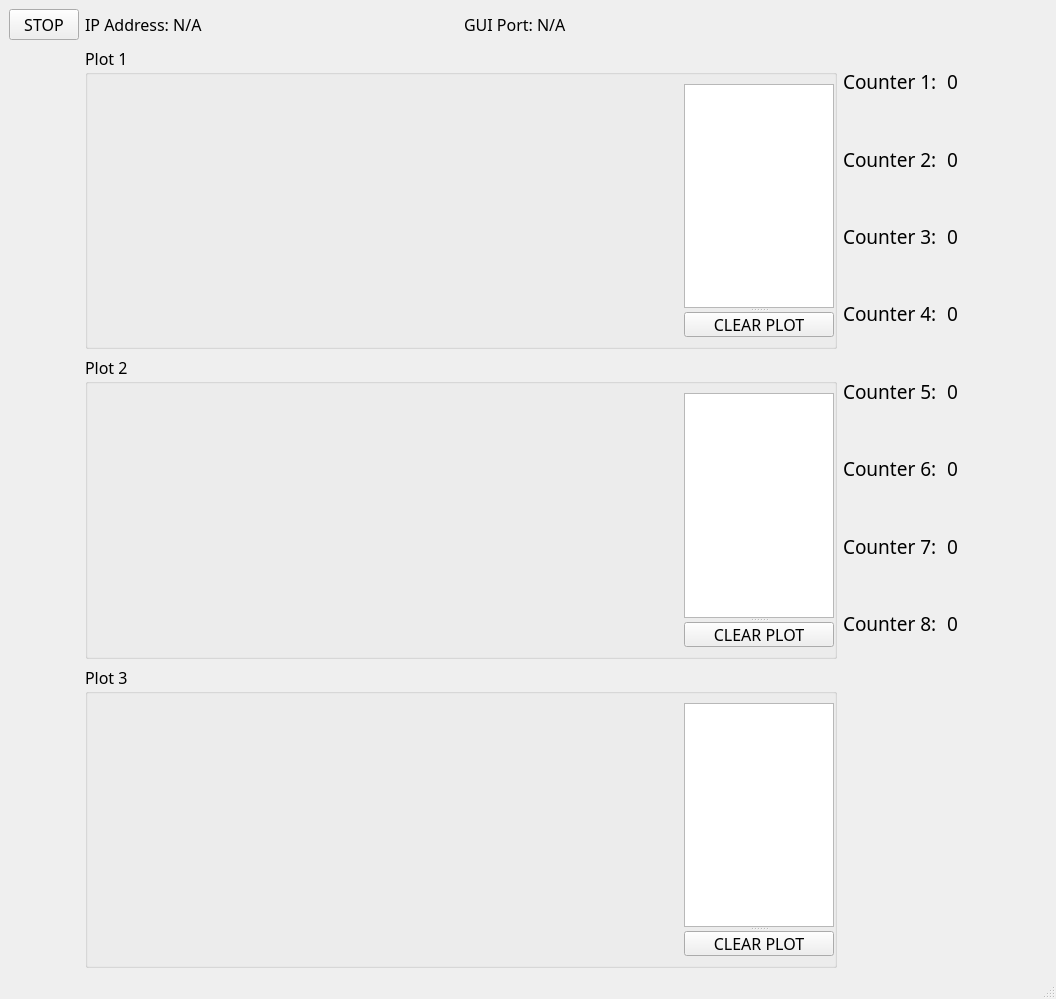
<?xml version="1.0" encoding="UTF-8"?>
<ui version="4.0">
 <class>MainWindow</class>
 <widget class="QMainWindow" name="MainWindow">
  <property name="geometry">
   <rect>
    <x>0</x>
    <y>0</y>
    <width>1056</width>
    <height>999</height>
   </rect>
  </property>
  <property name="windowTitle">
   <string>Count Monitor</string>
  </property>
  <property name="styleSheet">
   <string notr="true"/>
  </property>
  <widget class="QWidget" name="centralwidget">
   <layout class="QGridLayout" name="gridLayout">
    <item row="0" column="0">
     <widget class="QPushButton" name="stop_button">
      <property name="maximumSize">
       <size>
        <width>70</width>
        <height>16777215</height>
       </size>
      </property>
      <property name="font">
       <font>
        <family>Calibri Light</family>
        <pointsize>12</pointsize>
       </font>
      </property>
      <property name="styleSheet">
       <string notr="true"/>
      </property>
      <property name="text">
       <string>STOP</string>
      </property>
      <property name="checkable">
       <bool>true</bool>
      </property>
     </widget>
    </item>
    <item row="0" column="1">
     <layout class="QHBoxLayout" name="horizontalLayout">
      <item>
       <widget class="QLabel" name="ip_label">
        <property name="font">
         <font>
          <family>Calibri Light</family>
          <pointsize>12</pointsize>
         </font>
        </property>
        <property name="styleSheet">
         <string notr="true"/>
        </property>
        <property name="text">
         <string>IP Address: N/A</string>
        </property>
       </widget>
      </item>
      <item>
       <widget class="QLabel" name="port_label">
        <property name="font">
         <font>
          <family>Calibri Light</family>
          <pointsize>12</pointsize>
         </font>
        </property>
        <property name="styleSheet">
         <string notr="true"/>
        </property>
        <property name="text">
         <string>GUI Port: N/A</string>
        </property>
       </widget>
      </item>
     </layout>
    </item>
    <item row="1" column="1">
     <widget class="QGroupBox" name="groupBox">
      <property name="font">
       <font>
        <family>Calibri Light</family>
        <pointsize>12</pointsize>
       </font>
      </property>
      <property name="styleSheet">
       <string notr="true"/>
      </property>
      <property name="title">
       <string>Plot 1</string>
      </property>
      <layout class="QHBoxLayout" name="horizontalLayout_2" stretch="0,1">
       <property name="spacing">
        <number>10</number>
       </property>
       <property name="rightMargin">
        <number>0</number>
       </property>
       <item>
        <widget class="PlotWidget" name="graph_widget_1" native="true">
         <property name="minimumSize">
          <size>
           <width>300</width>
           <height>0</height>
          </size>
         </property>
        </widget>
       </item>
       <item>
        <widget class="QSplitter" name="splitter">
         <property name="orientation">
          <enum>Qt::Vertical</enum>
         </property>
         <widget class="GraphicsView" name="legend_widget_1">
          <property name="minimumSize">
           <size>
            <width>150</width>
            <height>0</height>
           </size>
          </property>
          <property name="maximumSize">
           <size>
            <width>200</width>
            <height>16777215</height>
           </size>
          </property>
         </widget>
         <widget class="QPushButton" name="event_button_1">
          <property name="maximumSize">
           <size>
            <width>150</width>
            <height>25</height>
           </size>
          </property>
          <property name="font">
           <font>
            <family>Calibri Light</family>
            <pointsize>12</pointsize>
           </font>
          </property>
          <property name="styleSheet">
           <string notr="true"/>
          </property>
          <property name="text">
           <string>CLEAR PLOT</string>
          </property>
         </widget>
        </widget>
       </item>
      </layout>
     </widget>
    </item>
    <item row="1" column="2">
     <layout class="QGridLayout" name="gridLayout_2">
      <property name="horizontalSpacing">
       <number>10</number>
      </property>
      <item row="2" column="0">
       <widget class="QLabel" name="label_3">
        <property name="font">
         <font>
          <family>Calibri Light</family>
          <pointsize>14</pointsize>
         </font>
        </property>
        <property name="styleSheet">
         <string notr="true"/>
        </property>
        <property name="text">
         <string>Counter 3:</string>
        </property>
       </widget>
      </item>
      <item row="3" column="1">
       <widget class="QLabel" name="number_label_4">
        <property name="minimumSize">
         <size>
          <width>100</width>
          <height>0</height>
         </size>
        </property>
        <property name="font">
         <font>
          <family>Calibri Light</family>
          <pointsize>14</pointsize>
         </font>
        </property>
        <property name="styleSheet">
         <string notr="true"/>
        </property>
        <property name="text">
         <string>0</string>
        </property>
       </widget>
      </item>
      <item row="1" column="0">
       <widget class="QLabel" name="label_7">
        <property name="font">
         <font>
          <family>Calibri Light</family>
          <pointsize>14</pointsize>
         </font>
        </property>
        <property name="styleSheet">
         <string notr="true"/>
        </property>
        <property name="text">
         <string>Counter 2:</string>
        </property>
       </widget>
      </item>
      <item row="2" column="1">
       <widget class="QLabel" name="number_label_3">
        <property name="minimumSize">
         <size>
          <width>100</width>
          <height>0</height>
         </size>
        </property>
        <property name="font">
         <font>
          <family>Calibri Light</family>
          <pointsize>14</pointsize>
         </font>
        </property>
        <property name="styleSheet">
         <string notr="true"/>
        </property>
        <property name="text">
         <string>0</string>
        </property>
       </widget>
      </item>
      <item row="0" column="1">
       <widget class="QLabel" name="number_label_1">
        <property name="minimumSize">
         <size>
          <width>100</width>
          <height>0</height>
         </size>
        </property>
        <property name="font">
         <font>
          <family>Calibri Light</family>
          <pointsize>14</pointsize>
         </font>
        </property>
        <property name="styleSheet">
         <string notr="true"/>
        </property>
        <property name="text">
         <string>0</string>
        </property>
       </widget>
      </item>
      <item row="1" column="1">
       <widget class="QLabel" name="number_label_2">
        <property name="minimumSize">
         <size>
          <width>100</width>
          <height>0</height>
         </size>
        </property>
        <property name="font">
         <font>
          <family>Calibri Light</family>
          <pointsize>14</pointsize>
         </font>
        </property>
        <property name="styleSheet">
         <string notr="true"/>
        </property>
        <property name="text">
         <string>0</string>
        </property>
       </widget>
      </item>
      <item row="0" column="0">
       <widget class="QLabel" name="label_5">
        <property name="font">
         <font>
          <family>Calibri Light</family>
          <pointsize>14</pointsize>
         </font>
        </property>
        <property name="styleSheet">
         <string notr="true"/>
        </property>
        <property name="text">
         <string>Counter 1:</string>
        </property>
       </widget>
      </item>
      <item row="3" column="0">
       <widget class="QLabel" name="label_2">
        <property name="font">
         <font>
          <family>Calibri Light</family>
          <pointsize>14</pointsize>
         </font>
        </property>
        <property name="styleSheet">
         <string notr="true"/>
        </property>
        <property name="text">
         <string>Counter 4:</string>
        </property>
       </widget>
      </item>
     </layout>
    </item>
    <item row="2" column="1">
     <widget class="QGroupBox" name="groupBox_2">
      <property name="font">
       <font>
        <family>Calibri Light</family>
        <pointsize>12</pointsize>
       </font>
      </property>
      <property name="styleSheet">
       <string notr="true"/>
      </property>
      <property name="title">
       <string>Plot 2</string>
      </property>
      <layout class="QHBoxLayout" name="horizontalLayout_3" stretch="0,1">
       <property name="spacing">
        <number>10</number>
       </property>
       <property name="rightMargin">
        <number>0</number>
       </property>
       <item>
        <widget class="PlotWidget" name="graph_widget_2" native="true">
         <property name="minimumSize">
          <size>
           <width>300</width>
           <height>0</height>
          </size>
         </property>
        </widget>
       </item>
       <item>
        <widget class="QSplitter" name="splitter_2">
         <property name="orientation">
          <enum>Qt::Vertical</enum>
         </property>
         <widget class="GraphicsView" name="legend_widget_2">
          <property name="minimumSize">
           <size>
            <width>150</width>
            <height>0</height>
           </size>
          </property>
          <property name="maximumSize">
           <size>
            <width>200</width>
            <height>16777215</height>
           </size>
          </property>
         </widget>
         <widget class="QPushButton" name="event_button_2">
          <property name="maximumSize">
           <size>
            <width>150</width>
            <height>25</height>
           </size>
          </property>
          <property name="font">
           <font>
            <family>Calibri Light</family>
            <pointsize>12</pointsize>
           </font>
          </property>
          <property name="styleSheet">
           <string notr="true"/>
          </property>
          <property name="text">
           <string>CLEAR PLOT</string>
          </property>
         </widget>
        </widget>
       </item>
      </layout>
     </widget>
    </item>
    <item row="2" column="2">
     <layout class="QGridLayout" name="gridLayout_3">
      <property name="horizontalSpacing">
       <number>10</number>
      </property>
      <item row="2" column="0">
       <widget class="QLabel" name="label_4">
        <property name="font">
         <font>
          <family>Calibri Light</family>
          <pointsize>14</pointsize>
         </font>
        </property>
        <property name="styleSheet">
         <string notr="true"/>
        </property>
        <property name="text">
         <string>Counter 7:</string>
        </property>
       </widget>
      </item>
      <item row="3" column="1">
       <widget class="QLabel" name="number_label_8">
        <property name="minimumSize">
         <size>
          <width>100</width>
          <height>0</height>
         </size>
        </property>
        <property name="font">
         <font>
          <family>Calibri Light</family>
          <pointsize>14</pointsize>
         </font>
        </property>
        <property name="styleSheet">
         <string notr="true"/>
        </property>
        <property name="text">
         <string>0</string>
        </property>
       </widget>
      </item>
      <item row="1" column="0">
       <widget class="QLabel" name="label_8">
        <property name="font">
         <font>
          <family>Calibri Light</family>
          <pointsize>14</pointsize>
         </font>
        </property>
        <property name="styleSheet">
         <string notr="true"/>
        </property>
        <property name="text">
         <string>Counter 6:</string>
        </property>
       </widget>
      </item>
      <item row="2" column="1">
       <widget class="QLabel" name="number_label_7">
        <property name="minimumSize">
         <size>
          <width>100</width>
          <height>0</height>
         </size>
        </property>
        <property name="font">
         <font>
          <family>Calibri Light</family>
          <pointsize>14</pointsize>
         </font>
        </property>
        <property name="styleSheet">
         <string notr="true"/>
        </property>
        <property name="text">
         <string>0</string>
        </property>
       </widget>
      </item>
      <item row="0" column="1">
       <widget class="QLabel" name="number_label_5">
        <property name="minimumSize">
         <size>
          <width>100</width>
          <height>0</height>
         </size>
        </property>
        <property name="font">
         <font>
          <family>Calibri Light</family>
          <pointsize>14</pointsize>
         </font>
        </property>
        <property name="styleSheet">
         <string notr="true"/>
        </property>
        <property name="text">
         <string>0</string>
        </property>
       </widget>
      </item>
      <item row="1" column="1">
       <widget class="QLabel" name="number_label_6">
        <property name="minimumSize">
         <size>
          <width>100</width>
          <height>0</height>
         </size>
        </property>
        <property name="font">
         <font>
          <family>Calibri Light</family>
          <pointsize>14</pointsize>
         </font>
        </property>
        <property name="styleSheet">
         <string notr="true"/>
        </property>
        <property name="text">
         <string>0</string>
        </property>
       </widget>
      </item>
      <item row="0" column="0">
       <widget class="QLabel" name="label_6">
        <property name="font">
         <font>
          <family>Calibri Light</family>
          <pointsize>14</pointsize>
         </font>
        </property>
        <property name="styleSheet">
         <string notr="true"/>
        </property>
        <property name="text">
         <string>Counter 5:</string>
        </property>
       </widget>
      </item>
      <item row="3" column="0">
       <widget class="QLabel" name="label_9">
        <property name="font">
         <font>
          <family>Calibri Light</family>
          <pointsize>14</pointsize>
         </font>
        </property>
        <property name="styleSheet">
         <string notr="true"/>
        </property>
        <property name="text">
         <string>Counter 8:</string>
        </property>
       </widget>
      </item>
     </layout>
    </item>
    <item row="3" column="1">
     <widget class="QGroupBox" name="groupBox_3">
      <property name="font">
       <font>
        <family>Calibri Light</family>
        <pointsize>12</pointsize>
       </font>
      </property>
      <property name="styleSheet">
       <string notr="true"/>
      </property>
      <property name="title">
       <string>Plot 3</string>
      </property>
      <layout class="QHBoxLayout" name="horizontalLayout_4" stretch="0,1">
       <property name="spacing">
        <number>10</number>
       </property>
       <property name="rightMargin">
        <number>0</number>
       </property>
       <item>
        <widget class="PlotWidget" name="graph_widget_3" native="true">
         <property name="minimumSize">
          <size>
           <width>300</width>
           <height>0</height>
          </size>
         </property>
        </widget>
       </item>
       <item>
        <widget class="QSplitter" name="splitter_3">
         <property name="orientation">
          <enum>Qt::Vertical</enum>
         </property>
         <widget class="GraphicsView" name="legend_widget_3">
          <property name="minimumSize">
           <size>
            <width>150</width>
            <height>0</height>
           </size>
          </property>
          <property name="maximumSize">
           <size>
            <width>200</width>
            <height>16777215</height>
           </size>
          </property>
         </widget>
         <widget class="QPushButton" name="event_button_3">
          <property name="maximumSize">
           <size>
            <width>150</width>
            <height>25</height>
           </size>
          </property>
          <property name="font">
           <font>
            <family>Calibri Light</family>
            <pointsize>12</pointsize>
           </font>
          </property>
          <property name="styleSheet">
           <string notr="true"/>
          </property>
          <property name="text">
           <string>CLEAR PLOT</string>
          </property>
         </widget>
        </widget>
       </item>
      </layout>
     </widget>
    </item>
   </layout>
  </widget>
  <widget class="QMenuBar" name="menubar">
   <property name="geometry">
    <rect>
     <x>0</x>
     <y>0</y>
     <width>1056</width>
     <height>26</height>
    </rect>
   </property>
  </widget>
  <widget class="QStatusBar" name="statusbar"/>
 </widget>
 <customwidgets>
  <customwidget>
   <class>PlotWidget</class>
   <extends>QWidget</extends>
   <header>pyqtgraph</header>
   <container>1</container>
  </customwidget>
  <customwidget>
   <class>GraphicsView</class>
   <extends>QGraphicsView</extends>
   <header>pyqtgraph</header>
  </customwidget>
 </customwidgets>
 <resources/>
 <connections/>
</ui>
